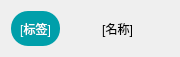
<?xml version="1.0" encoding="UTF-8"?>
<!-- Copyright 2024, MCSL Team, mailto:services@mcsl.com.cn

     Part of "MCSL2", a simple and multifunctional Minecraft server launcher.

     Licensed under the GNU General Public License, Version 3.0, with our
     additional agreements. (the "License");
     you may not use this file except in compliance with the License.
     You may obtain a copy of the License at

        https://github.com/MCSLTeam/MCSL2/raw/master/LICENSE -->


<ui version="4.0">
 <class>coreListWidget</class>
 <widget class="CardWidget" name="coreListWidget">
  <property name="geometry">
   <rect>
    <x>0</x>
    <y>0</y>
    <width>180</width>
    <height>57</height>
   </rect>
  </property>
  <property name="sizePolicy">
   <sizepolicy hsizetype="Fixed" vsizetype="Fixed">
    <horstretch>0</horstretch>
    <verstretch>0</verstretch>
   </sizepolicy>
  </property>
  <property name="minimumSize">
   <size>
    <width>180</width>
    <height>57</height>
   </size>
  </property>
  <property name="maximumSize">
   <size>
    <width>180</width>
    <height>57</height>
   </size>
  </property>
  <property name="windowTitle">
   <string/>
  </property>
  <property name="styleSheet">
   <string notr="true"/>
  </property>
  <layout class="QHBoxLayout" name="horizontalLayout">
   <item>
    <widget class="QWidget" name="coreTagWidget" native="true">
     <property name="sizePolicy">
      <sizepolicy hsizetype="Fixed" vsizetype="Fixed">
       <horstretch>0</horstretch>
       <verstretch>0</verstretch>
      </sizepolicy>
     </property>
     <property name="minimumSize">
      <size>
       <width>0</width>
       <height>35</height>
      </size>
     </property>
     <property name="maximumSize">
      <size>
       <width>16777215</width>
       <height>35</height>
      </size>
     </property>
     <property name="styleSheet">
      <string notr="true">QWidget {
    color: white;
    background-color: #009faa;
	border-radius: 17px;
}</string>
     </property>
     <layout class="QGridLayout" name="gridLayout">
      <item row="0" column="0">
       <widget class="BodyLabel" name="coreTag">
        <property name="text">
         <string>[标签]</string>
        </property>
        <property name="alignment">
         <set>Qt::AlignCenter</set>
        </property>
       </widget>
      </item>
     </layout>
    </widget>
   </item>
   <item>
    <widget class="BodyLabel" name="coreName">
     <property name="sizePolicy">
      <sizepolicy hsizetype="Expanding" vsizetype="Expanding">
       <horstretch>0</horstretch>
       <verstretch>0</verstretch>
      </sizepolicy>
     </property>
     <property name="text">
      <string>[名称]</string>
     </property>
     <property name="alignment">
      <set>Qt::AlignCenter</set>
     </property>
    </widget>
   </item>
  </layout>
 </widget>
 <customwidgets>
  <customwidget>
   <class>CardWidget</class>
   <extends>QFrame</extends>
   <header>qfluentwidgets</header>
   <container>1</container>
  </customwidget>
  <customwidget>
   <class>BodyLabel</class>
   <extends>QLabel</extends>
   <header>qfluentwidgets</header>
  </customwidget>
 </customwidgets>
 <resources/>
 <connections/>
</ui>
